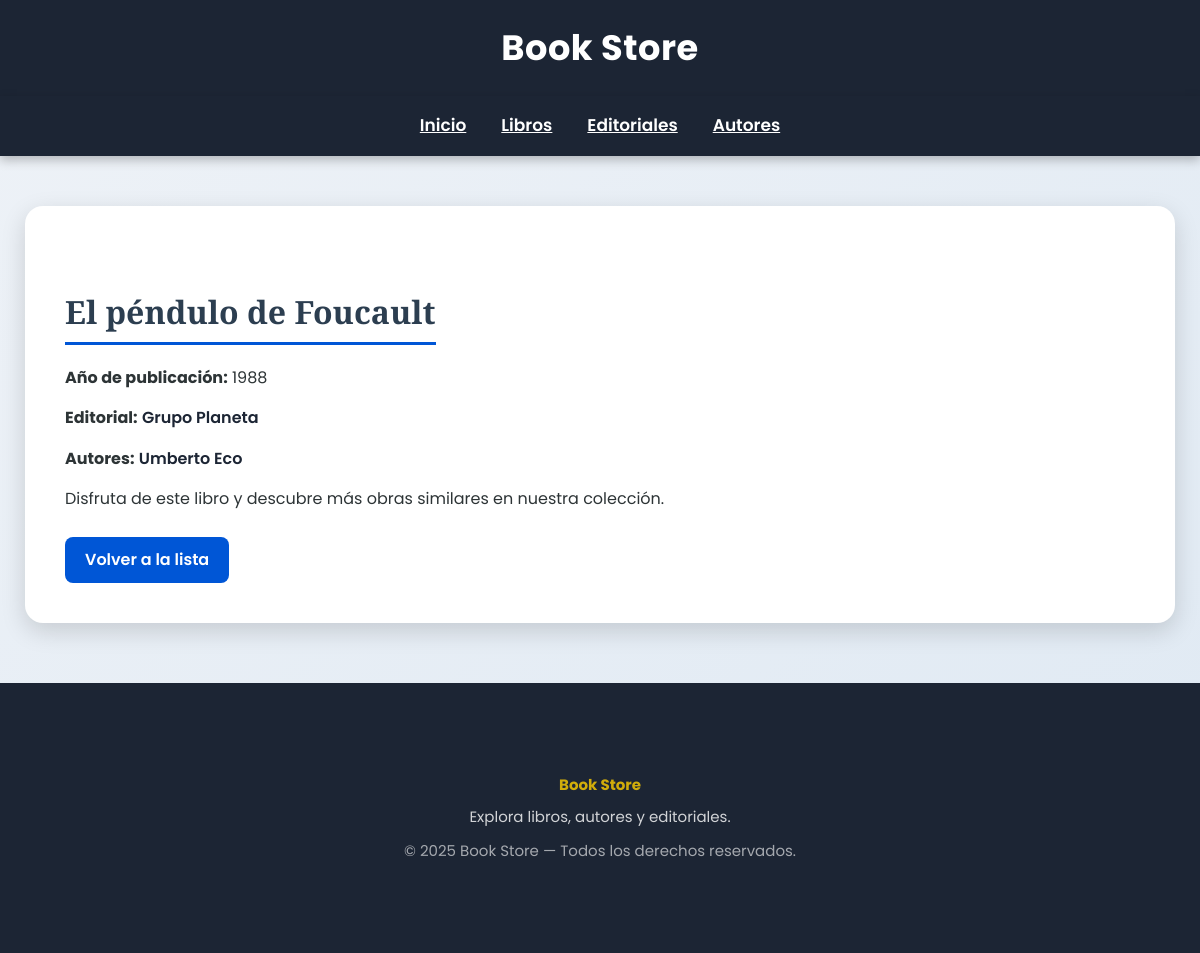
The app's page /es/books/5/ with its own data.
### app/models.py (models this page shows, shortened)
class Book(models.Model):
    title = models.CharField(max_length=200)
    publication_year = models.IntegerField(null=True, blank=True)
    editorial = models.ForeignKey(Editorial, on_delete=models.CASCADE, related_name='books')
    authors = models.ManyToManyField(Author)

class Editorial(models.Model):
    name = models.CharField(max_length=200)
    description = models.TextField(blank=True, null=True)

class Author(models.Model):
    first_name = models.CharField(max_length=100)
    last_name = models.CharField(max_length=100)
    birth_year = models.IntegerField(null=True, blank=True)
    @property
    def name(self):
        return f"{self.first_name} {self.last_name}"

### app/views.py (the view)
# urls.py: path('books/<int:pk>/', views.BookDetailView.as_view(), name='book_detail'),
class BookDetailView(DetailView):
    model = Book
    template_name = "bookstore/book_detail.html"
    context_object_name = "book"

### app/templates/bookstore/book_detail.html (shortened to what this page needs)
{% extends 'bookstore/base.html' %}
{% load static %}
{% load i18n %}
{% block content %}
<div class="detail-box">
    <h2>{{ book.title }}</h2>
    <p>
        <strong>{% trans "Año de publicación:" %}</strong>
        {{ book.publication_year }}
    </p>
    <p>
        <strong>{% trans "Editorial:" %}</strong>
        <a href="{% url 'editorial_detail' book.editorial.pk %}">
            {{ book.editorial.name }}
        </a>
    </p>
    <p>
        <strong>{% trans "Autores:" %}</strong>
        {% for author in book.authors.all %}
            <a href="{% url 'author_detail' author.pk %}">{{ author.name }}</a>
        {% endfor %}
    </p>
    <p>{% trans "Disfruta de este libro y descubre más obras similares en nuestra colección." %}</p>
    <a href="{% url 'book_list' %}" class="link-btn">
        {% trans "Volver a la lista" %}
    </a>
</div>
{% endblock %}

### app/static/bookstore/styles.css (style rules this page uses)
* { margin: 0; padding: 0; box-sizing: border-box; }
html { scroll-behavior: smooth; }
body { font-family: "Poppins", sans-serif; background: linear-gradient(to bottom right, #eef2f7, #dfe9f3); color: #2d3436; line-height: 1.6; }
h1, h2, h3, h4 { font-family: "Playfair Display", serif; color: #2c3e50; margin-bottom: 18px; margin-top: 40px; }
h2 { font-size: 32px; }
p { margin-bottom: 15px; font-size: 16px; }
.btn, .link-btn { display: inline-block; padding: 10px 20px; background: #0056d6; color: white; border-radius: 8px; font-weight: 600; margin-top: 10px; transition: 0.3s; text-decoration: none; }
.detail-box { background: white; padding: 40px; border-radius: 18px; box-shadow: 0 8px 25px rgba(0,0,0,0.15); animation: fadeIn 1s ease; margin-top: 25px }
.detail-box h2 { margin-bottom: 20px; border-bottom: 3px solid #0056d6; display: inline-block; padding-bottom: 5px; }
.detail-box a:not(.link-btn) { color: #1c2534; text-decoration: none; font-weight: 600; }
.detail-box .link-btn { background: #0056d6; color: white; display: inline-block; padding: 10px 20px; border-radius: 8px; font-weight: 600; margin-top: 10px; text-decoration: none; transition: 0.3s; }

### records on screen
Book: title "El péndulo de Foucault", publication_year "1988", editorial.name "Grupo Planeta"
Author: name "Umberto Eco"
